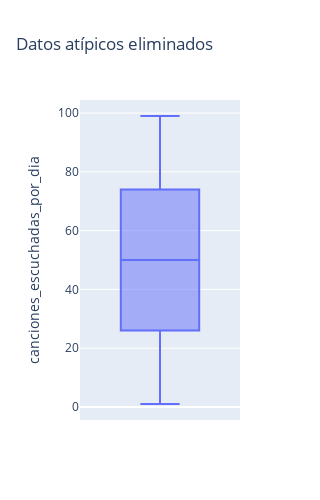

This figure's notebook cell:
### Markdown cell above
En la grafica no hay usuarios que escuchen una cantidad extremadamente baja o extremadamente alta de canciones al día, más allá de los límites del rango

### Code cell
iqr = df['canciones_escuchadas_por_dia'].quantile(0.75) - df['canciones_escuchadas_por_dia'].quantile(0.25)

filtro_inferior = df['canciones_escuchadas_por_dia'] > df['canciones_escuchadas_por_dia'].quantile(0.25) - (iqr * 1.5)
filtro_superior = df['canciones_escuchadas_por_dia'] < df['canciones_escuchadas_por_dia'].quantile(0.75) + (iqr * 1.3)

df_filtrado = df[filtro_inferior & filtro_superior]

fig = px.box(df_filtrado, y='canciones_escuchadas_por_dia', title='Datos atípicos eliminados')
fig.update_layout(width=300,height=500) 
fig.show()

### Figure 1 — Plotly figure (JSON) as saved in the notebook; plotly's stock layout.template omitted (floating-point values rounded to 4 significant figures; data arrays with more than 128 entries replaced by an {"elided": "..."} marker saying what was removed)
{"data": [{"alignmentgroup": "True", "hovertemplate": "canciones_escuchadas_por_dia=%{y}<extra></extra>", "legendgroup": "", "marker": {"color": "#636efa"}, "name": "", "notched": false, "offsetgroup": "", "orientation": "v", "showlegend": false, "type": "box", "x0": " ", "xaxis": "x", "y": {"elided": "7945 int values"}, "y0": " ", "yaxis": "y"}], "layout": {"boxmode": "group", "height": 500, "legend": {"tracegroupgap": 0}, "title": {"text": "Datos atípicos eliminados"}, "width": 300, "xaxis": {"anchor": "y", "domain": [0, 1]}, "yaxis": {"anchor": "x", "domain": [0, 1], "title": {"text": "canciones_escuchadas_por_dia"}}}}
